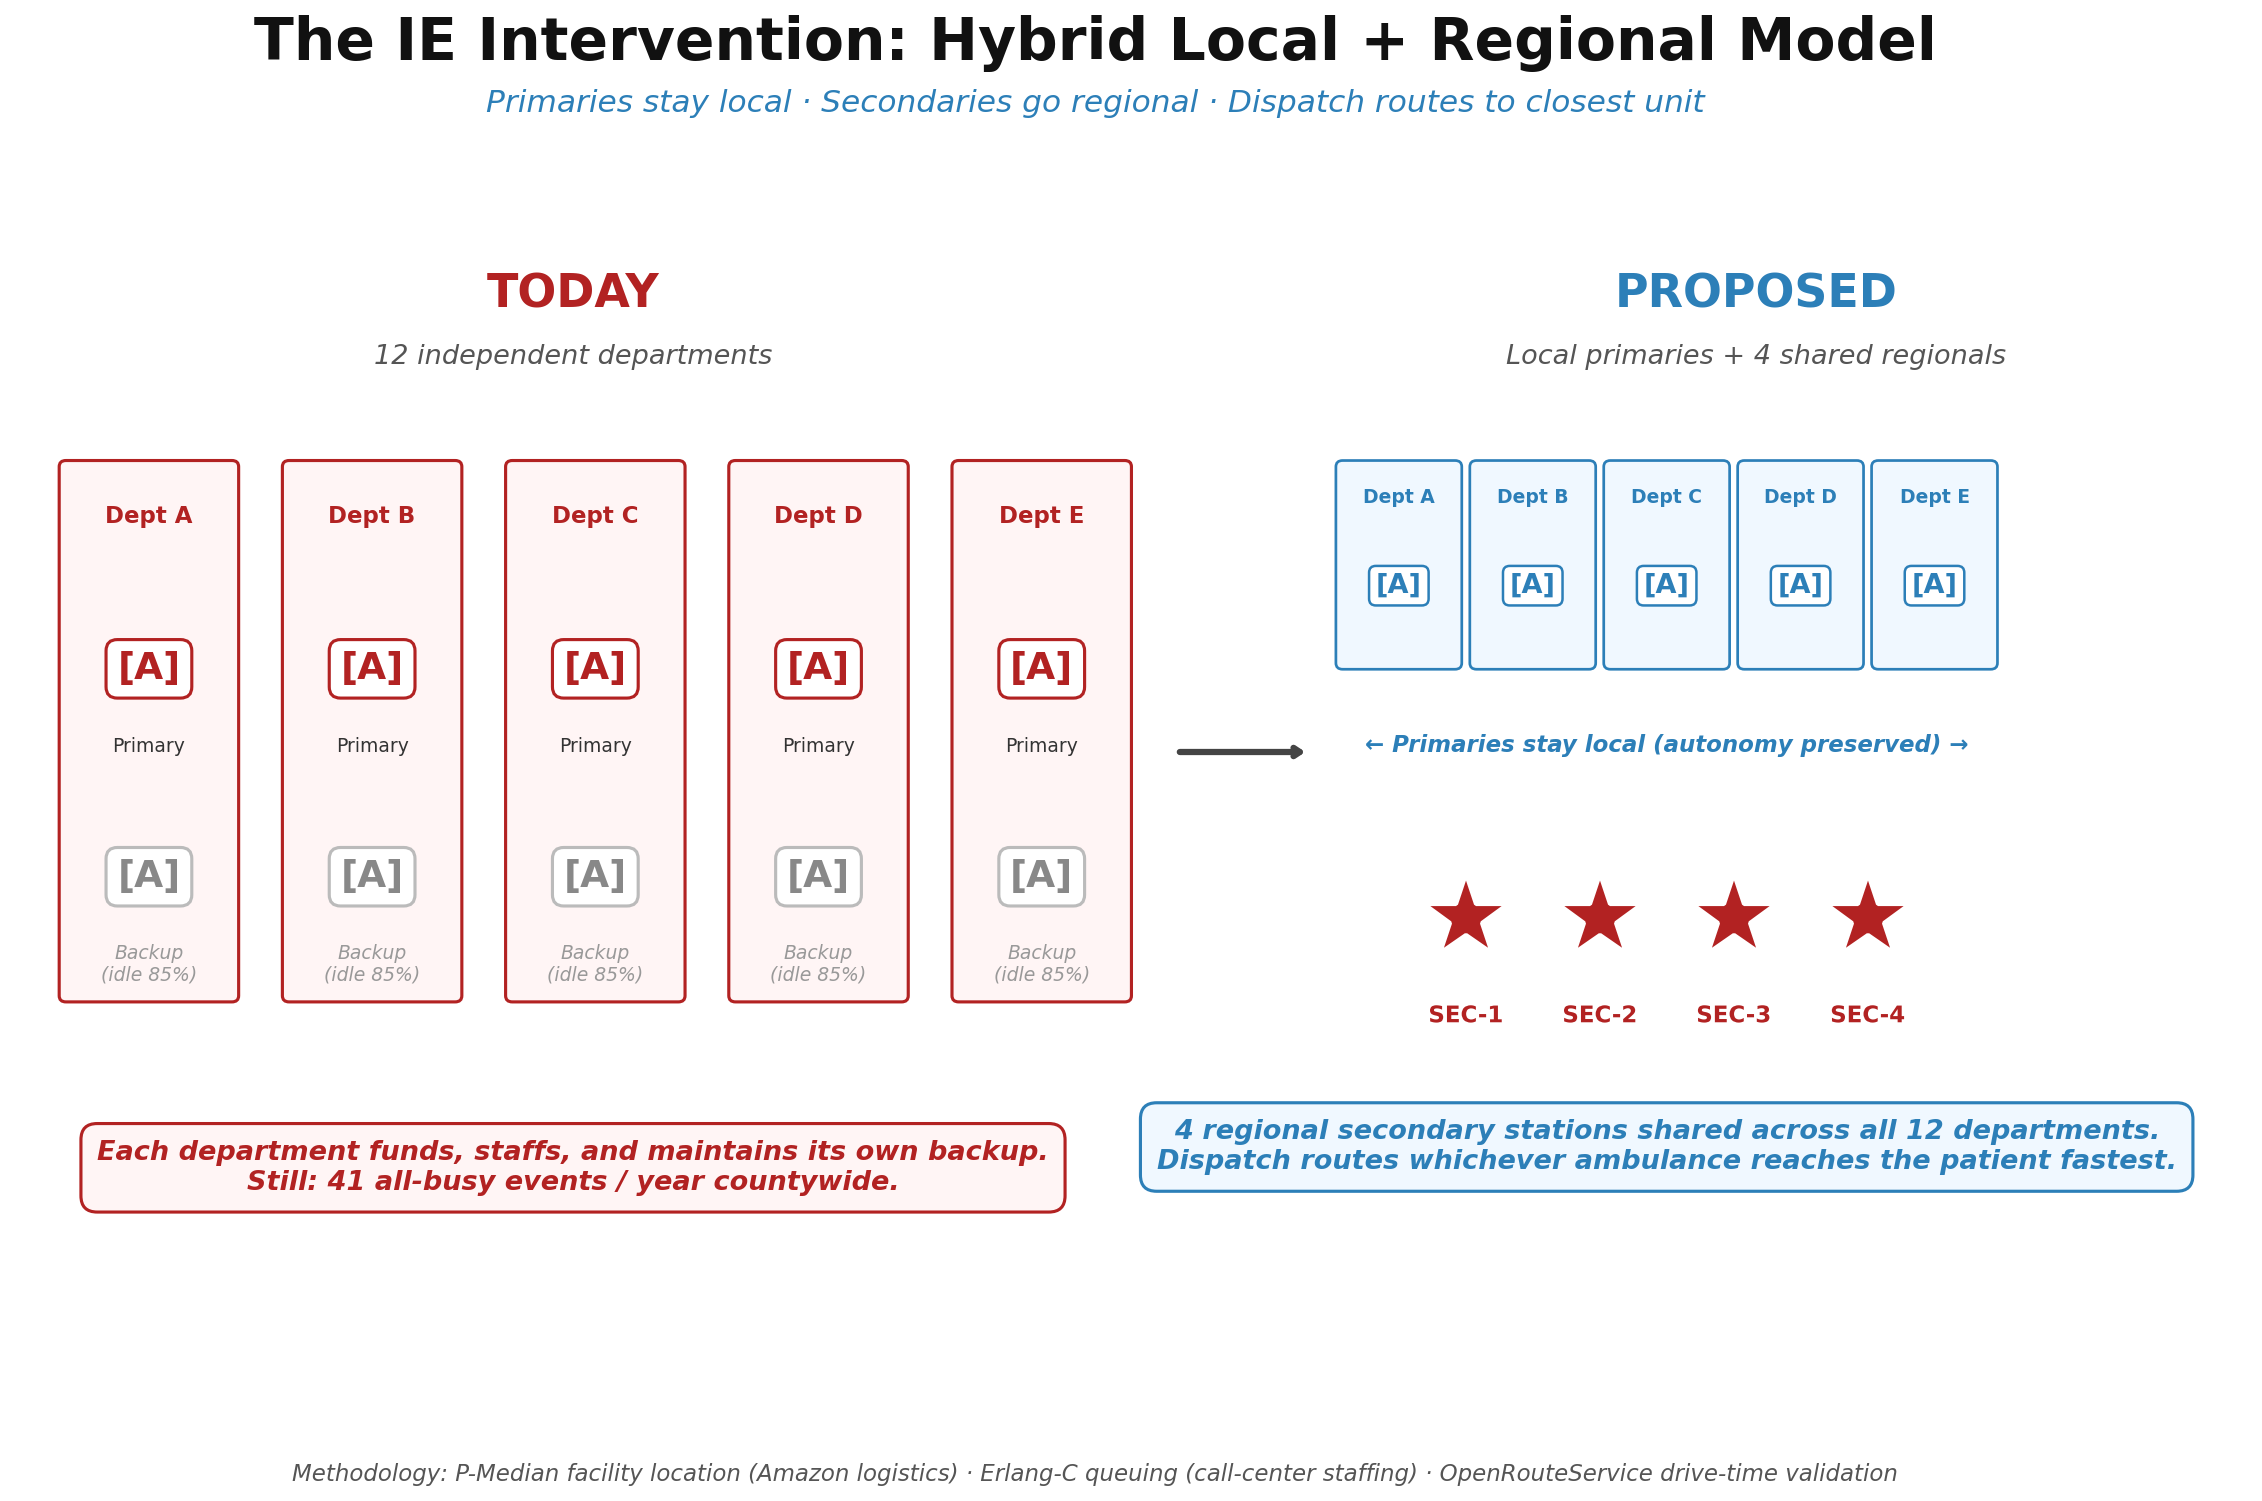

Source code (Python):
"""Shark Tank pitch — Slide 3: The IE Intervention concept diagram.

Simple conceptual "before/after" block diagram. No map, no data — just a
clean illustration of the model: primaries stay local, secondaries go regional.

Output: pitch_slide3_concept.png (1920x1080)
"""
from pathlib import Path
import matplotlib.pyplot as plt
from matplotlib.patches import FancyBboxPatch, FancyArrowPatch, Circle
import matplotlib.patheffects as pe

ROOT = Path(__file__).parent

fig, ax = plt.subplots(figsize=(19.2, 10.8), dpi=100)
fig.patch.set_facecolor("white")
ax.set_xlim(0, 100); ax.set_ylim(0, 60)
ax.axis("off")

# Title
fig.suptitle(
    "The IE Intervention: Hybrid Local + Regional Model",
    fontsize=28, fontweight="bold", color="#111", y=0.95,
)
fig.text(0.5, 0.89,
         "Primaries stay local · Secondaries go regional · Dispatch routes to closest unit",
         fontsize=15, color="#2C7FB8", ha="center", style="italic")

# ---- LEFT: Current state ----
ax.text(25, 52, "TODAY", fontsize=22, fontweight="bold", color="#B22222",
        ha="center", va="center")
ax.text(25, 49, "12 independent departments", fontsize=13, color="#555",
        ha="center", va="center", style="italic")

# 5 small dept boxes (each with its own primary + secondary)
dept_names = ["Dept A", "Dept B", "Dept C", "Dept D", "Dept E"]
dx_positions = [6, 16, 26, 36, 46]
for i, (name, x) in enumerate(zip(dept_names, dx_positions)):
    # Dept box
    box = FancyBboxPatch((x - 4, 18), 8, 26,
                         boxstyle="round,pad=0.02,rounding_size=0.3",
                         facecolor="#FFF5F5", edgecolor="#B22222",
                         linewidth=1.5)
    ax.add_patch(box)
    ax.text(x, 41, name, fontsize=11, fontweight="bold",
            color="#B22222", ha="center")
    # Primary ambulance icon
    ax.text(x, 34, "[A]", fontsize=18, fontweight="bold", ha="center", va="center",
            color="#B22222",
            bbox=dict(boxstyle="round,pad=0.3", facecolor="white",
                      edgecolor="#B22222", linewidth=1.5))
    ax.text(x, 30, "Primary", fontsize=9, color="#333", ha="center")
    # Secondary ambulance icon (faded — "idle 85% of time")
    ax.text(x, 24, "[A]", fontsize=18, fontweight="bold", ha="center", va="center",
            color="#888",
            bbox=dict(boxstyle="round,pad=0.3", facecolor="white",
                      edgecolor="#BBB", linewidth=1.5))
    ax.text(x, 19, "Backup\n(idle 85%)", fontsize=9, color="#999",
            ha="center", style="italic")

# Pain-point callout
ax.text(25, 10,
        "Each department funds, staffs, and maintains its own backup.\n"
        "Still: 41 all-busy events / year countywide.",
        fontsize=13, color="#B22222", ha="center", va="center",
        fontweight="bold", style="italic",
        bbox=dict(boxstyle="round,pad=0.6", facecolor="#FFF5F5",
                  edgecolor="#B22222", linewidth=1.5))

# ---- DIVIDER arrow ----
arrow = FancyArrowPatch((52, 30), (58, 30),
                        arrowstyle="->,head_width=2,head_length=3",
                        color="#444", linewidth=3, mutation_scale=1)
ax.add_patch(arrow)

# ---- RIGHT: Proposed state ----
ax.text(78, 52, "PROPOSED", fontsize=22, fontweight="bold", color="#2C7FB8",
        ha="center", va="center")
ax.text(78, 49, "Local primaries + 4 shared regionals", fontsize=13,
        color="#555", ha="center", va="center", style="italic")

# Same 5 dept boxes, primaries only
r_positions = [62, 68, 74, 80, 86]
for name, x in zip(dept_names, r_positions):
    box = FancyBboxPatch((x - 2.8, 34), 5.6, 10,
                         boxstyle="round,pad=0.02,rounding_size=0.3",
                         facecolor="#F0F8FF", edgecolor="#2C7FB8",
                         linewidth=1.3)
    ax.add_patch(box)
    ax.text(x, 42, name, fontsize=9, fontweight="bold",
            color="#2C7FB8", ha="center")
    ax.text(x, 38, "[A]", fontsize=13, fontweight="bold", ha="center", va="center",
            color="#2C7FB8",
            bbox=dict(boxstyle="round,pad=0.25", facecolor="white",
                      edgecolor="#2C7FB8", linewidth=1.2))

ax.text(74, 30, "← Primaries stay local (autonomy preserved) →",
        fontsize=11, color="#2C7FB8", ha="center",
        style="italic", fontweight="bold")

# Regional stations row — 4 blue stars
reg_positions = [65, 71, 77, 83]
for i, x in enumerate(reg_positions, 1):
    ax.plot(x, 22, "*", markersize=42, color="#B22222",
            markeredgecolor="white", markeredgewidth=2)
    ax.text(x, 17, f"SEC-{i}", fontsize=11, fontweight="bold",
            color="#B22222", ha="center",
            path_effects=[pe.withStroke(linewidth=3, foreground="white")])

ax.text(74, 11,
        "4 regional secondary stations shared across all 12 departments.\n"
        "Dispatch routes whichever ambulance reaches the patient fastest.",
        fontsize=13, color="#2C7FB8", ha="center", va="center",
        fontweight="bold", style="italic",
        bbox=dict(boxstyle="round,pad=0.6", facecolor="#F0F8FF",
                  edgecolor="#2C7FB8", linewidth=1.5))

# ---- IE methodology footer ----
fig.text(0.5, 0.045,
         "Methodology: P-Median facility location (Amazon logistics) · "
         "Erlang-C queuing (call-center staffing) · "
         "OpenRouteService drive-time validation",
         fontsize=11, color="#555", ha="center", style="italic")

out = ROOT / "pitch_slide3_concept.png"
plt.savefig(out, dpi=150, bbox_inches="tight", facecolor="white")
plt.close(fig)
print(f"Saved: {out}")
